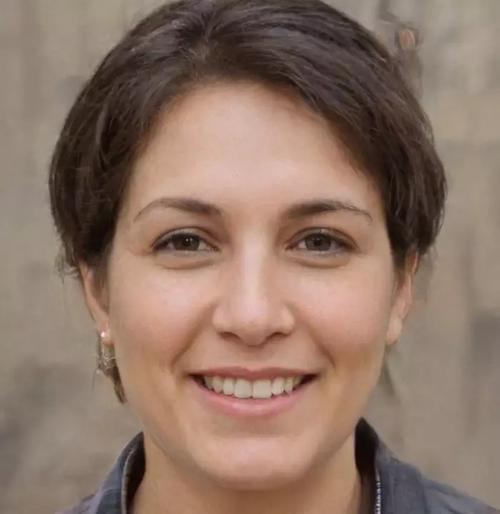
#> input picture Artificial Intelligence Introduction/4-Facial Recognition/a.jpg, 500 x 514 px
$ python Code.py
#> lines starting #> are read from the running program, lines starting #| are printed output that depends on the picture; after the words box and inside, x2 and y2 are one past the last pixel; in counts of white or black regions, pixels touching at a corner belong together
# 18080128 孙晨伟
import cv2

image = cv2.imread("a.jpg")  ##导入照片  a.jpg b.jpg c.jpg
#> image is the input picture: shape (514, 500, 3); mean B, G, R 102.1, 116.2, 141.4
classifier = cv2.CascadeClassifier("classifier.xml")  # 人脸检测分类器
gray = cv2.cvtColor(image, cv2.COLOR_BGR2GRAY)  # 读取图像
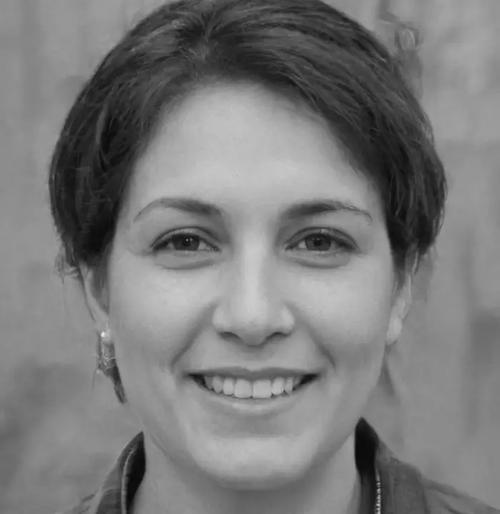
#> gray: shape (514, 500); min 7, max 232, mean 122.1
faces = classifier.detectMultiScale(gray, scaleFactor=1.1, minNeighbors=5, minSize=(30, 30))  # 识别人脸
#> faces = [[75, 101, 356, 356]]
print("人脸数量：{}".format(len(faces)))  # 输出结果
#| 人脸数量：1
for (x, y, w, h) in faces:  # 标出人脸
    cv2.rectangle(image, (x, y), (x + w, y + h), (0, 255, 0), 3)
#> this loop made 1 pass
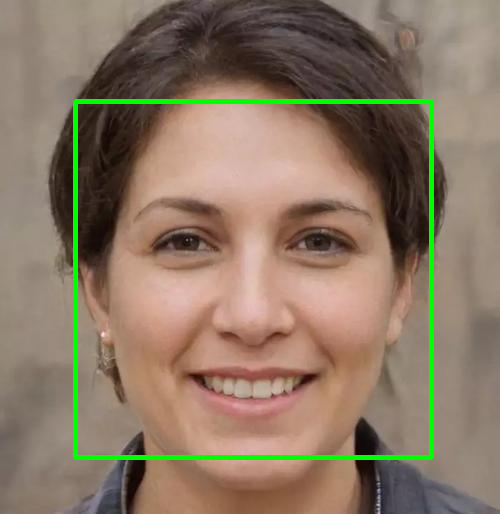
#> image: shape (514, 500, 3); 2.77% of pixels changed, all inside (x1, y1, x2, y2) = (73, 99, 434, 460)
cv2.imshow("Result:", image)
cv2.waitKey(0)

$ run again, with Artificial Intelligence Introduction/4-Facial Recognition/b.jpg copied over Artificial Intelligence Introduction/4-Facial Recognition/a.jpg
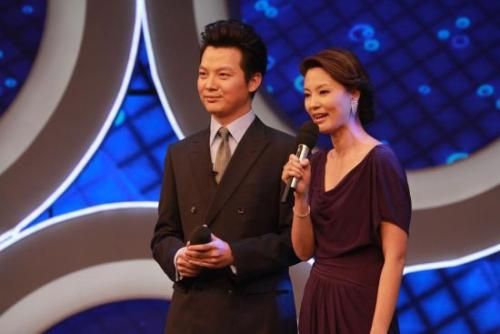
#> input picture Artificial Intelligence Introduction/4-Facial Recognition/b.jpg, 500 x 334 px
#> image is the input picture: shape (334, 500, 3); mean B, G, R 88.5, 62.2, 76.4
#> `gray = cv2.cvtColor(image, cv2.COLOR_BGR2GRAY)`:
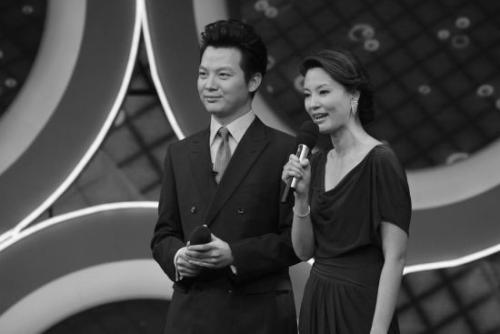
#> gray: shape (334, 500); min 1, max 252, mean 69.4
#> faces = [[186, 51, 60, 60], [289, 71, 57, 57]]
#| 人脸数量：2
#> the loop `for (x, y, w, h) in faces:` made 2 passes
#> after the loop `for (x, y, w, h) in faces:`:
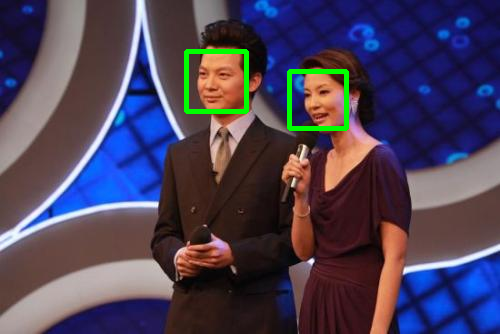
#> image: shape (334, 500, 3); 1.39% of pixels changed, all inside (x1, y1, x2, y2) = (184, 49, 349, 131)

$ run again, with Artificial Intelligence Introduction/4-Facial Recognition/c.jpg copied over Artificial Intelligence Introduction/4-Facial Recognition/a.jpg
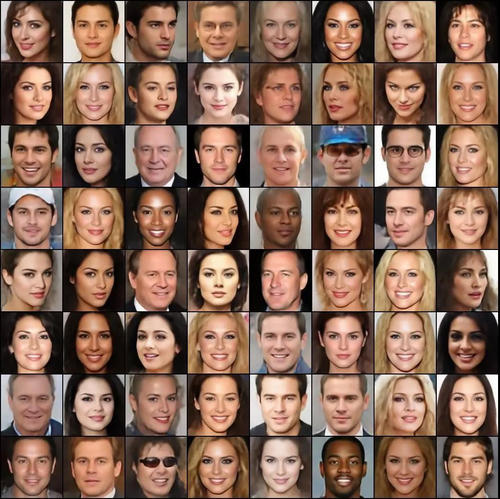
#> input picture Artificial Intelligence Introduction/4-Facial Recognition/c.jpg, 500 x 499 px
#> image is the input picture: shape (499, 500, 3); mean B, G, R 87, 103.7, 136
#> `gray = cv2.cvtColor(image, cv2.COLOR_BGR2GRAY)`:
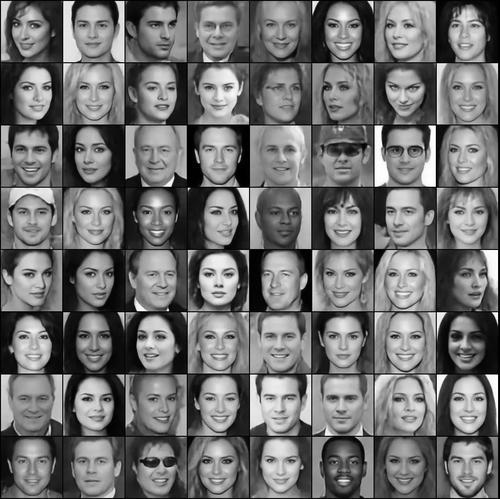
#> gray: shape (499, 500); min 0, max 255, mean 111.5
#> faces = 66 rows, first 6: [7, 6, 49, 49], [440, 7, 51, 51], [11, 68, 51, 51], [134, 68, 51, 51], [260, 69, 51, 51], [379, 68, 50, 50]
#| 人脸数量：66
#> the loop `for (x, y, w, h) in faces:` made 66 passes
#> after the loop `for (x, y, w, h) in faces:`:
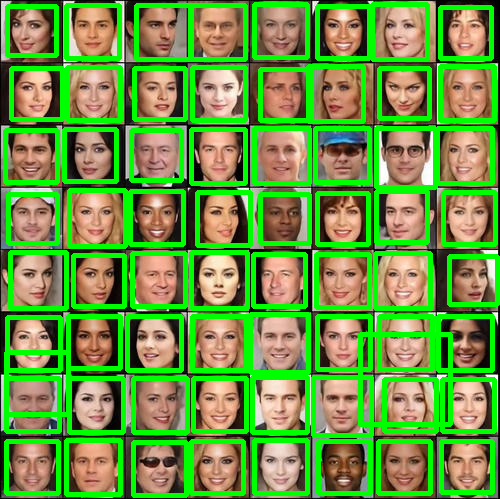
#> image: shape (499, 500, 3); mean B, G, R 66.8, 149.6, 105.8
